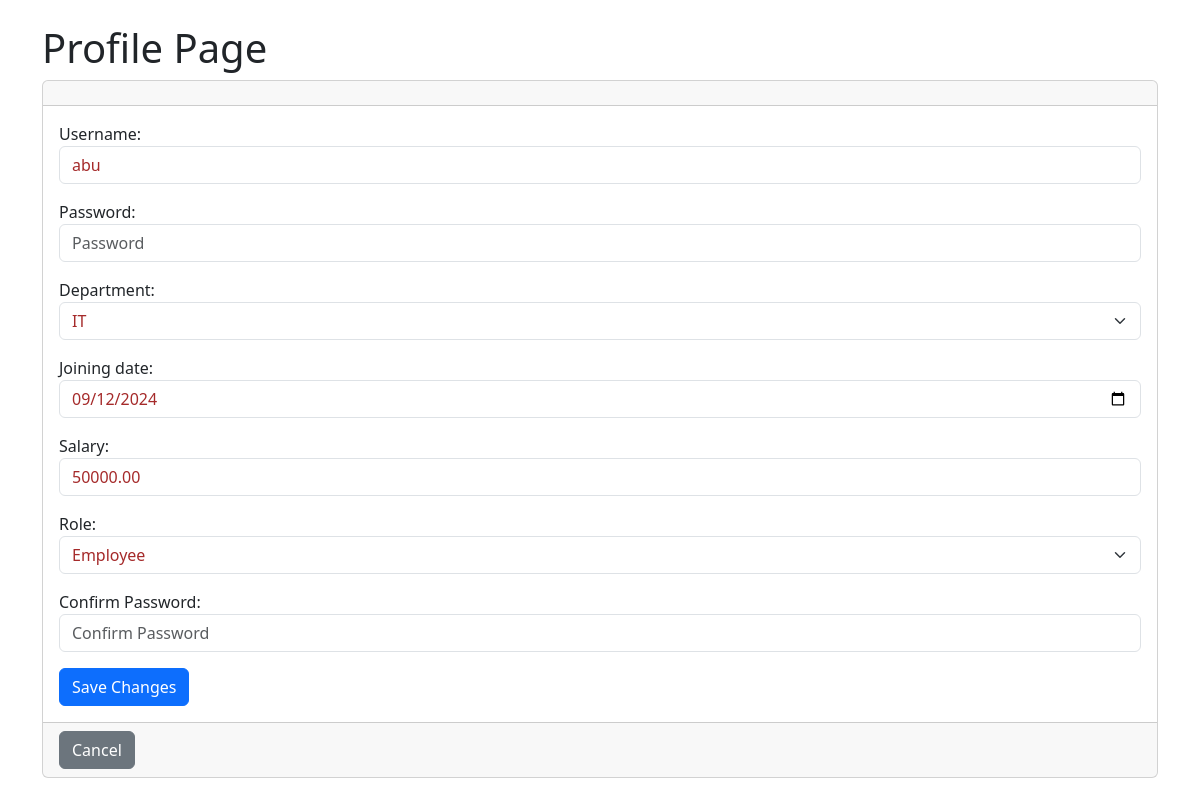
The app's page /edit_hr (signed in) with its own data.
### User/models.py (models this page shows, shortened)
class User(models.Model):
    user_id = models.AutoField(primary_key=True)
    username = models.CharField(max_length=100)
    password = models.CharField(max_length=100)
    department = models.ForeignKey(Department, on_delete=models.CASCADE, null=True)
    joining_date = models.DateField(null=True)
    salary = models.DecimalField(max_digits=10, decimal_places=2, null=True)
    role = models.ForeignKey(Role,on_delete=models.CASCADE,null=True,default='Employee')
    class Meta:
        db_table = 'user_table'

### Company/models.py (models this page shows)
class Department(models.Model):
    department_id = models.AutoField(primary_key=True)
    name = models.CharField(max_length=100)
    company_id = models.ForeignKey(Company, on_delete=models.CASCADE)
    def __str__(self):
        return self.name

class Role(models.Model):
    role_id = models.AutoField(primary_key=True)
    role = models.CharField(max_length=100)
    company = models.ForeignKey(Company,on_delete=models.CASCADE)
    def __str__(self):
        return self.role
    class Meta:
        db_table= 'role'

### User/views.py (the view)
# urls.py: path('edit_hr',views.edit_hr_profile,name='edit_hr'),
def edit_hr_profile(request):
    user_id = request.session.get('user_id')
    if user_id:
        hr = get_object_or_404(User, user_id=user_id)  # Use `get_object_or_404` for better error handling
        form = UserUpdate(instance=hr)
        if request.method == 'POST':
            form = UserUpdate(request.POST, instance=hr)
            if form.is_valid():
                form.save()
                return redirect('hr_profile')
        return render(request, 'edit_hr.html', {'form': form})
    else:
        return redirect('login')  # Redirect to login or an appropriate page

### templates/edit_hr.html (shortened to what this page needs)
<!DOCTYPE html>
<html lang="en">
<head>
    <link href="https://cdn.jsdelivr.net/npm/bootstrap@5.3.0-alpha1/dist/css/bootstrap.min.css" rel="stylesheet">
</head>
<body>
    <div class="container mt-4">
        <h1>Profile Page</h1>
        <div class="card">
            <div class="card-header">
            </div>
            <div class="card-body">
                <form method="post">
                    {{ form.as_p }}
                    <button type="submit" class="btn btn-primary">Save Changes</button>
                </form>
            </div>
            <div class="card-footer">
                <a href="#" class="btn btn-secondary">Cancel</a>
            </div>
        </div>
    </div>
</body>
</html>

### records on screen
User: username "abu", joining_date "09/12/2024", salary "50000.00"
Department: department "IT"
Role: role "Employee"
